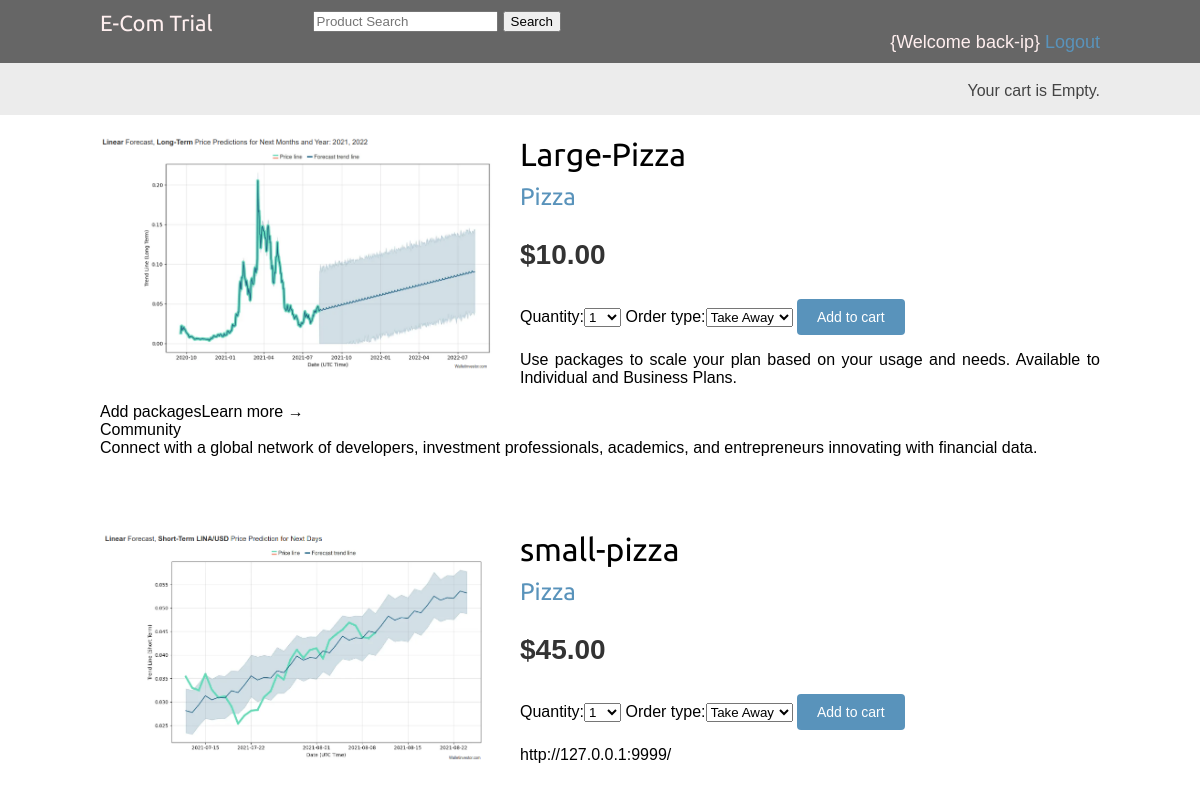
Screenshot of /search/ (signed in) with the database file from the repository.
### shop/models.py (models this page shows, shortened)
class Product(models.Model):
    category = models.ForeignKey(Category, related_name='products', on_delete=models.CASCADE)
    name = models.CharField(max_length=255, db_index=True)
    slug = models.SlugField(max_length=255, unique=True)
    image = models.ImageField(upload_to='products/%y/%m/%d', blank=True)
    description = models.TextField(blank=True)
    price = models.DecimalField(max_digits=10, decimal_places=2)
    available = models.BooleanField(default=True)
    created = models.DateTimeField(auto_now_add=True)
    updated = models.DateTimeField(auto_now=True)
    class Meta:
        ordering = ('name',)
        index_together = (('id', 'slug'),)

class Category(models.Model):
    name = models.CharField(max_length=255, db_index=True)
    slug = models.SlugField(max_length=255, unique=True)
    class Meta:
        ordering = ('name',)
        verbose_name = 'category'
        verbose_name_plural = 'categories'
    def __str__(self):
        return self.name
    def get_absolute_url(self):
        return reverse('shop:product_list_by_category',
                       args=[self.slug])

### shop/views.py (the view, shortened to what this page needs)
# urls.py: path('search/', shop.views.product_search, name='search'),
def product_search(request):
    product = Product.objects.all()
    query = request.GET.get('q')
    cart_product_form = CartAddProductForm()
    context = {
        'product': product,
        'cart_product_form': cart_product_form
    }
    return render(request, 'shop/products/search.html', context)

### cart/forms.py
class CartAddProductForm(forms.Form):
    quantity = forms.TypedChoiceField(
        choices=PRODUCT_QUANTITY_CHOICES,
        coerce=int)
    override = forms.BooleanField(required=False,
                                  initial=False,
                                  widget=forms.HiddenInput)
    order_type = forms.ChoiceField(choices=ORDER_CHOICES)

### cart/cart.py (called while the page is built)
    def __len__(self):
        return sum(item['quantity'] for item in self.cart.values())

### cart/context_processors.py (called while the page is built)
def cart(request):
    return {'cart': Cart(request)}

### shop/templates/shop/products/search.html (shortened to what this page needs)
{% extends 'shop/base.html' %}
{% load static %}
{% block content %}
    <div class="row">
    {% for ob in product %}
        <div class="col-sm-6 col-md-3">
        <div class="product-detail">
            {% if ob.image %}
                <img src="{% if ob.image %}{{ ob.image.url }}{% else %}{% static "img/no_image.png" %}{% endif %}" alt="" class="img-responsive">
                <h1>{{ ob.name }}</h1>
                    <h2>
        <a href="{{ ob.category.get_absolute_url }}">
            {{ ob.category }}
        </a>
    </h2>
                    <p class="price">${{ ob.price }}</p>
    <form action="{% url 'cart:cart_add' ob.id %}" method="post">
        {{ cart_product_form.as_table }}
        <input type="submit" value="Add to cart">
    </form>
                {{ ob.description|linebreaks }}
            {% endif %}
        </div>
        <br><br>
        </div>
    {% endfor %}
    </div>
{% endblock %}

### shop/templates/shop/base.html (shortened to what this page needs)
{% load static %}
<!DOCTYPE html>
<html lang="en">
<head>
    <link href="{% static "css/base.css" %}" rel="stylesheet">
</head>
<body>
<div id="header" style="background-color: #666666;">
 <span class="logo"><a href="/" style="color: #ffefef;">E-Com Trial</a></span>
    <div class="search-bar mt-sm-2 mr-2 text-center" style="max-width: 500px; width: 100%;">
 {% block search %}
      <form method="GET" class="navbar-form navbar-right" role="search" action="{% url 'search' %}" required>
        <div class="form-group ">
          <input type="text" class="form-control" placeholder="Product Search" value="{{request.GET.q}}" name="q">
            <button type="submit" class="btn btn-primary">Search</button>
        </div>
      </form>
 {% endblock %}
    </div>
    <div class="text-right">
        {% if user.is_authenticated %}
            <a href="#" style="color: #ffefef;">{Welcome back-{{ user.username }}}</a> <a href="{% url 'logout' %}">Logout</a>
        {% else %}
        <a href="{% url 'login' %}">Login</a>
        <a href="{% url 'register' %}">Signup</a>
        {% endif %}
    </div>
</div>
<div id="subheader">
    <div class="cart">
        {% with total_items=cart|length %}
            {% if total_items > 0 %}
                Your cart:
                <a href="{% url 'cart:cart_detail' %}">
                {{ total_items }} item{{ total_items|pluralize }}, ${{ cart.get_total_price }}
                </a>
                {% else %}
                Your cart is Empty.
            {% endif %}
        {% endwith %}
    </div>
</div>
<div id="content">
    {% block content %}
    {% endblock %}
</div>
</body>
</html>

### shop/static/css/base.css (style rules this page uses)
body { margin:0; padding:0; font-family:helvetica, sans-serif; }
h1, h2, h3, h4, h5 , h6 { font-family: 'Ubuntu', sans-serif; font-weight:normal; }
a { text-decoration:none; color:#5993bb; }
a.button, input[type="submit"] { color:#fff; background:#5993bb; border-radius:4px; padding:10px 20px; font-size:14px; border:0; }
.text-right { text-align:right; }
#header { padding:10px 100px; font-size:18px; overflow:auto; }
#subheader { background:#ececec; color:#444; padding:15px 100px; overflow:auto; }
#header .logo { font-family: 'Ubuntu', sans-serif; float:left; color:#333; font-size:22px; margin-right:10%; }
#subheader .cart { float:right; padding-top:4px; }
#content { padding:0 100px; overflow:hidden; }
.product-detail { text-align:justify; }
.product-detail .price { color:#333; font-size:28px; font-weight:bold; }
.product-detail img { width:40%; float:left; padding:0 20px 20px 0; }
.product-detail h1 { margin-bottom:0; }
.product-detail h2 { margin-top:10px; }

### rows the page displays
Product: image (picture), name "Large-Pizza", category "Pizza", price "10.00", description "Use packages to scale your plan based on your usage and needs. Available to Individual and Business Plans. Add packagesLearn more → Community Connect with a global network of developers, investment professionals, academics, and entrepreneurs innovating with financial data."
Product: image (picture), name "small-pizza", category "Pizza", price "45.00", description "http://127.0.0.1:9999/"

### other values shown
{{ user.username }} "ip"
